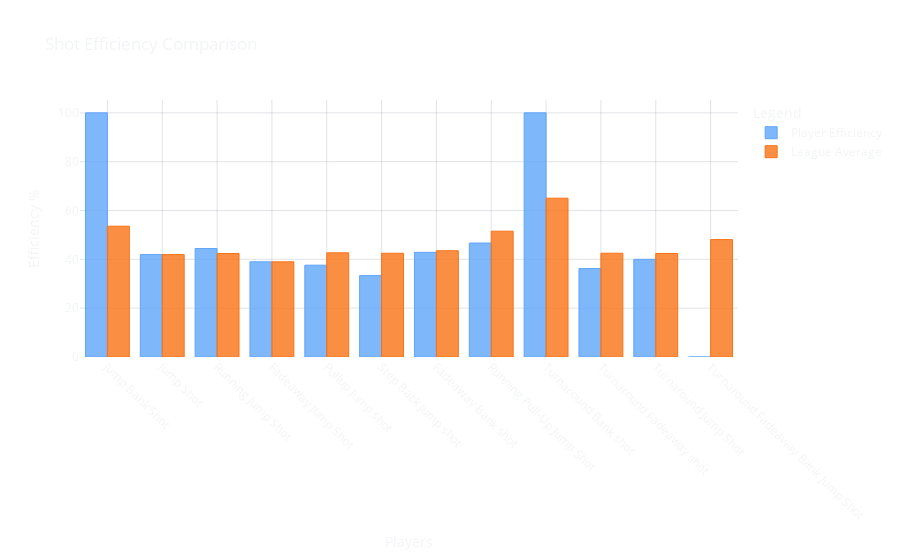

The notebook cell saved with this chart:
### Code cell
import plotly.graph_objects as go

# Example data structure (replace with actual data passed in your Flask app)
selected_player='2544'


selected_group='JUMP_SHOTS'
selected_year=2025

avg_df = pd.read_csv('https://raw.githubusercontent.com/gabriel1200/shot_data/refs/heads/master/shot_types.csv')

# Read player shot data

player_df = pd.read_csv(f'https://raw.githubusercontent.com/gabriel1200/shot_averages/refs/heads/main/{selected_player}.csv')




if selected_player:
    player_df = player_df[player_df['PLAYER_ID'] == int(selected_player)]
 

# Filter by shot group
group_df = player_df[player_df['shot_group'] == selected_group]

# Calculate efficiencies
shot_data = []
chart_data = {'labels': [], 'player_pct': [], 'league_pct': []}

for shot_desc in group_df['shot_description'].unique():
    player_shots = group_df[group_df['shot_description'] == shot_desc]
    league_avg = avg_df[(avg_df['shot_description'] == shot_desc) & 
                      (avg_df['year'] == int(selected_year))]
    
    if not player_shots.empty and not league_avg.empty:
        player_pct = (player_shots['shot_makes'].sum() / player_shots['shot_count'].sum()) * 100
        league_pct = league_avg['efg%'].iloc[0] * 100
        
        shot_data.append({
            'shot_description': shot_desc,
            'player_pct': player_pct,
            'league_pct': league_pct,
            'difference': player_pct - league_pct,
            'attempts': player_shots['shot_count'].sum()
        })
        
        chart_data['labels'].append(shot_desc)
        chart_data['player_pct'].append(player_pct)
        chart_data['league_pct'].append(league_pct)

# Create the bar traces
player_efficiency_trace = go.Bar(
    name="Player Efficiency",
    x=chart_data["labels"],
    y=chart_data["player_pct"],
    marker=dict(
        color="rgba(96, 165, 250, 0.8)",  # blue-400
        line=dict(color="rgba(96, 165, 250, 1)", width=1)
    )
)

league_average_trace = go.Bar(
    name="League Average",
    x=chart_data["labels"],
    y=chart_data["league_pct"],
    marker=dict(
        color="rgba(249, 115, 22, 0.8)",  # orange-500
        line=dict(color="rgba(249, 115, 22, 1)", width=1)
    )
)

# Create the figure
fig = go.Figure(data=[player_efficiency_trace, league_average_trace])

# Update layout
fig.update_layout(
    title=dict(
        text="Shot Efficiency Comparison",
        font=dict(color="#F3F4F6")  # text-gray-100
    ),
    legend=dict(
        title="Legend",
        font=dict(color="#F3F4F6")  # text-gray-100
    ),
    xaxis=dict(
        title=dict(text="Players", font=dict(color="#F3F4F6")),  # text-gray-100
        tickangle=45,
        tickfont=dict(color="#F3F4F6"),  # text-gray-100
        gridcolor="rgba(107, 114, 128, 0.2)"  # gray-500 with opacity
    ),
    yaxis=dict(
        title=dict(text="Efficiency %", font=dict(color="#F3F4F6")),  # text-gray-100
        tickfont=dict(color="#F3F4F6"),  # text-gray-100
        gridcolor="rgba(107, 114, 128, 0.2)"  # gray-500 with opacity
    ),
    barmode="group",  # Grouped bar chart

    width=1200,
    height=1000,
    plot_bgcolor="rgba(0, 0, 0, 0)",  # Transparent background
    paper_bgcolor="rgba(0, 0, 0, 0)"  # Transparent background
)

# Render the figure
fig.show()

### Figure 1 — Plotly figure (JSON) as saved in the notebook; plotly's stock layout.template omitted (floating-point values rounded to 4 significant figures)
{"data": [{"marker": {"color": "rgba(96, 165, 250, 0.8)", "line": {"color": "rgba(96, 165, 250, 1)", "width": 1}}, "name": "Player Efficiency", "type": "bar", "x": ["Jump Bank Shot", "Jump Shot", "Running Jump Shot", "Fadeaway Jump Shot", "Pullup Jump shot", "Step Back Jump shot", "Fadeaway Bank shot", "Running Pull-Up Jump Shot", "Turnaround Bank shot", "Turnaround Fadeaway shot", "Turnaround Jump Shot", "Turnaround Fadeaway Bank Jump Shot"], "y": [100, 41.95, 44.44, 38.98, 37.61, 33.33, 42.86, 46.67, 100, 36.23, 40, 0]}, {"marker": {"color": "rgba(249, 115, 22, 0.8)", "line": {"color": "rgba(249, 115, 22, 1)", "width": 1}}, "name": "League Average", "type": "bar", "x": ["Jump Bank Shot", "Jump Shot", "Running Jump Shot", "Fadeaway Jump Shot", "Pullup Jump shot", "Step Back Jump shot", "Fadeaway Bank shot", "Running Pull-Up Jump Shot", "Turnaround Bank shot", "Turnaround Fadeaway shot", "Turnaround Jump Shot", "Turnaround Fadeaway Bank Jump Shot"], "y": [53.57, 41.94, 42.39, 38.97, 42.66, 42.49, 43.53, 51.53, 65.04, 42.51, 42.41, 48.08]}], "layout": {"autosize": true, "barmode": "group", "legend": {"font": {"color": "#F3F4F6"}, "title": {"text": "Legend"}}, "paper_bgcolor": "rgba(0, 0, 0, 0)", "plot_bgcolor": "rgba(0, 0, 0, 0)", "title": {"font": {"color": "#F3F4F6"}, "text": "Shot Efficiency Comparison"}, "xaxis": {"autorange": true, "gridcolor": "rgba(107, 114, 128, 0.2)", "range": [-0.5, 11.5], "tickangle": 45, "tickfont": {"color": "#F3F4F6"}, "title": {"font": {"color": "#F3F4F6"}, "text": "Players"}, "type": "category"}, "yaxis": {"autorange": true, "gridcolor": "rgba(107, 114, 128, 0.2)", "range": [0, 105.3], "tickfont": {"color": "#F3F4F6"}, "title": {"font": {"color": "#F3F4F6"}, "text": "Efficiency %"}, "type": "linear"}}}
